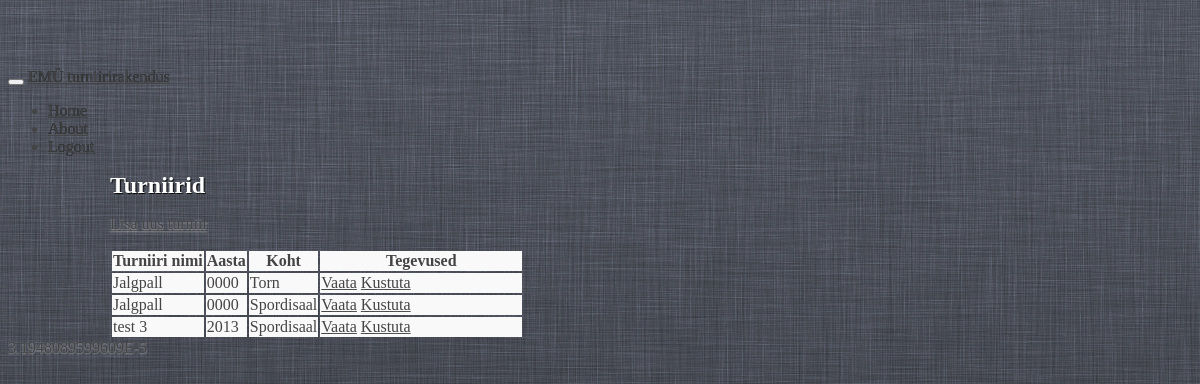
Before: /tournaments (signed in) with the older database file.
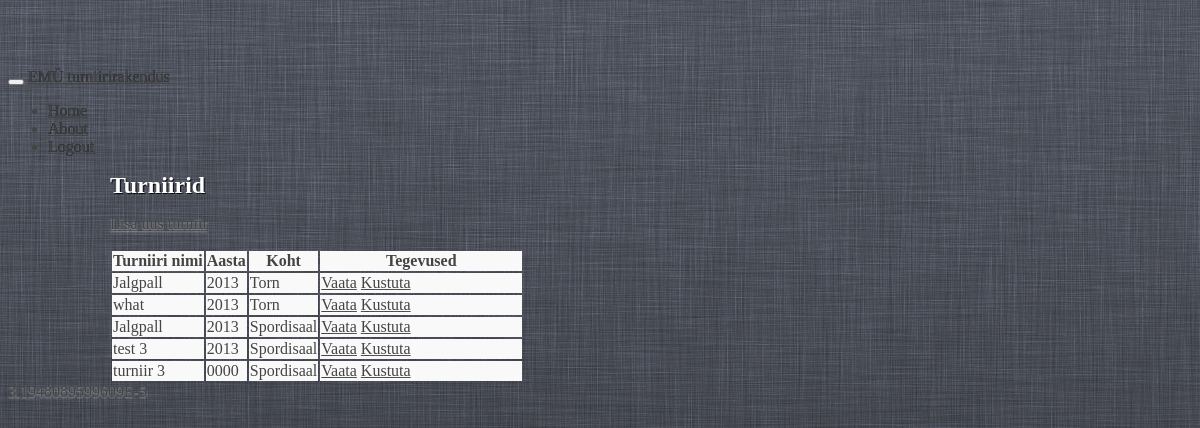
After: the same page with the newer database file.
### tables this page shows
CREATE TABLE IF NOT EXISTS `tournament` (
  `tournament_id` int(10) unsigned NOT NULL AUTO_INCREMENT,
  `tournament_name` varchar(100) NOT NULL,
  `tournament_year` int(11) NOT NULL,
  `tournament_place` varchar(100) NOT NULL,
  `place_id` int(11) unsigned NOT NULL,
  `deleted` tinyint(1) NOT NULL DEFAULT '0',
  `tournament_start` datetime NOT NULL,
  `tournament_end` datetime NOT NULL,
  `tournament_loser_bracket` tinyint(1) unsigned NOT NULL DEFAULT '0',
  `tournament_game_time` smallint(6) NOT NULL,
  `tournament_game_pause` smallint(6) NOT NULL,
  `tournament_field` smallint(6) NOT NULL,
  `tournament_group` smallint(6) NOT NULL,
  `tournament_win` smallint(6) NOT NULL,
  `tournament_type` tinyint(4) NOT NULL DEFAULT '-1' COMMENT '0 = Alagrupid + playoff 1= Alagrupid 2= Playoff 3= Paremusjärjestus',
  `tournament_game_win` tinyint(4) NOT NULL,
  `tournament_game_tie` tinyint(4) NOT NULL,
  `tournament_game_loss` tinyint(4) NOT NULL,
  `tournament_participant` varchar(50) NOT NULL,
  `tournament_classification` varchar(50) NOT NULL,
  PRIMARY KEY (`tournament_id`),
  KEY `place_id` (`place_id`)
);

CREATE TABLE IF NOT EXISTS `place` (
  `place_id` int(10) unsigned NOT NULL AUTO_INCREMENT,
  `place_name` varchar(100) NOT NULL,
  `place_deleted` int(1) NOT NULL DEFAULT '0',
  PRIMARY KEY (`place_id`)
);

### modules/request.php (called while the page is built, shortened)
<?php
class request
{
	function __construct()
	{
		if (isset($_SERVER['PATH_INFO'])) {
			if ($path_info = explode('/', $_SERVER['PATH_INFO'])) {
				array_shift($path_info);
				$this->controller = isset($path_info[0]) ? array_shift($path_info) : DEFAULT_CONTROLLER;
				$this->action = isset($path_info[0]) && !empty($path_info[0]) ? array_shift($path_info) : 'index';
			}
		}
	}
}
$_request = new request;

### controllers/tournaments.php (called while the page is built, shortened)
<?php
class tournaments
{
	function index()
	{
		global $_request;
		$tournaments = get_all("SELECT * FROM tournament NATURAL JOIN place WHERE tournament.deleted=0");
		require 'views/master_view.php';
	}
}

### modules/database.php (called while the page is built, shortened)
<?php
function get_all($sql)
{
	$q = mysql_query($sql) or db_error_out($sql);
	while (($result[] = mysql_fetch_assoc($q)) || array_pop($result)) {
		;
	}
	return $result;
}

### views/tournaments_index_view.php (the view, shortened to what this page needs)
<h2 class="form-signin-heading">Turniirid</h2>
<p><a class="btn btn-large btn-primary" href="<?= BASE_URL ?>tournaments/add">Lisa uus turniir</a></p>
<table id="tournaments-table" class="table table-bordered table-striped">
	<thead>
	<tr>
		<th>
			Turniiri nimi
		</th>
		<th>
			Aasta
		</th>
		<th>
			Koht
		</th>
		<th style="width: 200px;">
			Tegevused
		</th>
	</tr>
	</thead>
	<tbody>
	<? if (! empty ($tournaments)): foreach ($tournaments as $tournament): ?>
		<tr id="tournament<?= $tournament['tournament_id'] ?>">
			<td>
				<?= $tournament['tournament_name'] ?>
			</td>
			<td>
				<?= substr($tournament['tournament_start'], 0, 4) ?>
			</td>
			<td>
				<?= $tournament['place_name'] ?>
			</td>
			<td>
				<a href="<?= BASE_URL ?>tournaments/view/<?= $tournament['tournament_id'] ?>" class="btn btn-inverse btn-mini"> Vaata</a>
				<a href="<?= BASE_URL ?>tournaments/remove/<?= $tournament['tournament_id'] ?>" class="btn btn-inverse btn-mini"
				   onclick="if (!confirm('Oled kindel?'))return false; remove_tournament_ajax
					   (<?= $tournament['tournament_id'] ?>); return false"> Kustuta</a>
			</td>
		</tr>
	<? endforeach; endif ?>
	</tbody>
</table>

### index.php (shortened to what this page needs)
<?php
require 'modules/request.php';
require 'modules/database.php';
if (file_exists('controllers/'.$_request->controller.'.php')) {
	$controller = new $_request->controller;
	$controller->{$_request->action}();
} else {
	echo "The page '{$_request->controller}' does not exist";
}

### views/master_view.php (shortened to what this page needs)
<!DOCTYPE html>
<html lang="en">
<head>
	<link rel="stylesheet" href="http://code.jquery.com/ui/1.10.1/themes/base/jquery-ui.css"/>
	<link href="//netdna.bootstrapcdn.com/twitter-bootstrap/2.3.0/css/bootstrap-combined.min.css" rel="stylesheet">
</head>
<body>
<div class="navbar navbar-inverse navbar-fixed-top">
	<div class="navbar-inner">
		<div class="container">
			<button type="button" class="btn btn-navbar" data-toggle="collapse" data-target=".nav-collapse">
			</button>
			<a class="brand" href="<?= BASE_URL ?>tournaments">EMÜ turniirirakendus</a>
			<div class="nav-collapse collapse">
				<ul class="nav">
					<li class="active"><a href="<?= BASE_URL ?>tournaments">Home</a></li>
					<li><a href="#about">About</a></li>
					<li><a href="<?= BASE_URL ?>auth/logout">Logout</a></li>
				</ul>
			</div>
		</div>
	</div>
</div>
<div class=" container-fluid" <? if ($_request->controller == 'tournaments' && $_request->action !=
	'view'): ?>
style="max-width:
980px;
margin: 0 auto;"<? endif;
?>>
	<? require 'views/'.$_request->controller.'_'.$_request->action.'_view.php'?>
</div>
</body>
</html>

Changed rows visible on the page:
changed tournament (number 1 of 5 on the later page): tournament_start "0000" → "2013"
now on this page (row edited): tournament: tournament_name "what", tournament_start "2013", place.place_name "Torn"
changed tournament (number 3 of 5 on the later page): tournament_start "0000" → "2013"
now on this page (row edited): tournament: tournament_name "turniir 3", tournament_start "0000", place.place_name "Spordisaal"
